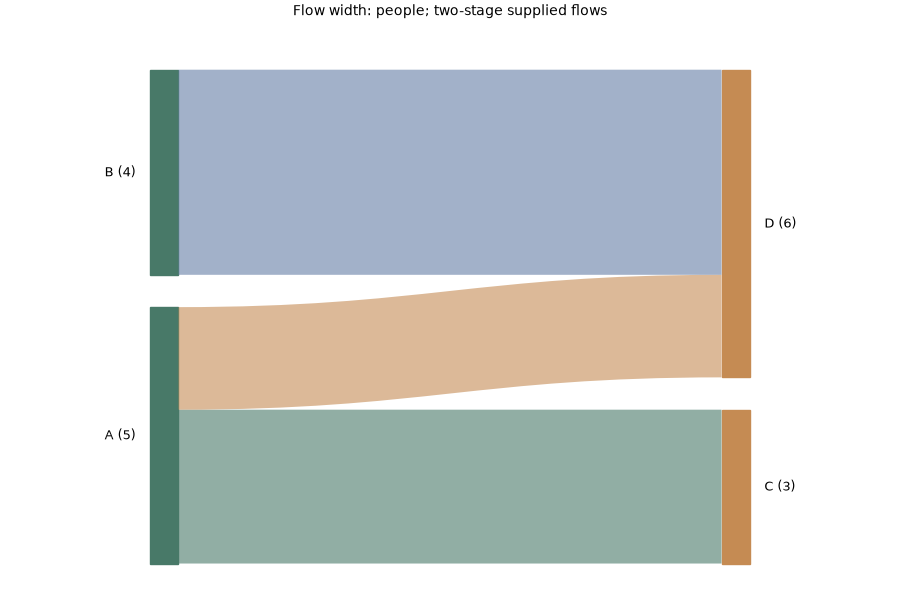

Write Python code to recreate this figure.
# Tuyan specialist vector renderer v1; immutable source data.
import json
d = json.loads("{\"type\":\"sankey\",\"rows\":[{\"source\":\"A\",\"target\":\"C\",\"value\":3},{\"source\":\"A\",\"target\":\"D\",\"value\":2},{\"source\":\"B\",\"target\":\"D\",\"value\":4}],\"units\":{\"value\":\"people\"},\"options\":{\"nodes\":[{\"id\":\"A\",\"stage\":0},{\"id\":\"B\",\"stage\":0},{\"id\":\"C\",\"stage\":1},{\"id\":\"D\",\"stage\":1}],\"layout\":\"bipartite\",\"flowSemantics\":\"Observed people moving once from origin to destination\"},\"analysis\":{\"description\":\"Synthetic teaching fixture; supplied quantities are not research findings.\"},\"pixels\":1024,\"plotStyle\":{\"width\":9,\"height\":6,\"fontSize\":11}}")

import math
from statistics import NormalDist
import numpy as np
import matplotlib
matplotlib.use('Agg')
import matplotlib.pyplot as plt
from matplotlib.patches import Circle, Rectangle, Polygon, PathPatch, Wedge, FancyArrowPatch
from matplotlib.path import Path
from matplotlib.textpath import TextPath
from matplotlib.font_manager import FontProperties
from matplotlib.transforms import Affine2D
from matplotlib.colors import BoundaryNorm, Normalize
from matplotlib.cm import ScalarMappable
r,kind,opt,unit=d['rows'],d['type'],d['options'],d['units']
plt.rcParams.update({'font.size':d['plotStyle']['fontSize'],'svg.fonttype':'none'})
fig,ax=plt.subplots(figsize=(d['plotStyle']['width'],d['plotStyle']['height']),layout='constrained')
fig.set_facecolor('white')
fig._tuyan_target_pixels=d['pixels']
colors=['#487968','#c58b53','#647da6','#a77592','#a5a659','#578eaa','#be7666']
computations={}
checks={}
def verify(name,actual,expected,tolerance=1e-9):
    error=float(abs(actual-expected))
    assert math.isfinite(error) and error<=tolerance*max(1,abs(expected)), name
    checks[name]={'actual':float(actual),'expected':float(expected),'absoluteError':error}
def note(text):
    ax.set_title(text,fontsize=10,pad=16)
def clean(value):
    if isinstance(value,dict):return {str(k):clean(v) for k,v in value.items()}
    if isinstance(value,(list,tuple,np.ndarray)):return [clean(v) for v in value]
    if isinstance(value,np.generic):return value.item()
    return value
def ribbon(x0,x1,y0,y1,height,color,alpha=.6):
    # Both vertical cross-sections have identical data-space thickness.
    dx=(x1-x0)*.45
    vertices=[(x0,y0),(x0+dx,y0),(x1-dx,y1),(x1,y1),(x1,y1+height),(x1-dx,y1+height),(x0+dx,y0+height),(x0,y0+height),(x0,y0)]
    codes=[Path.MOVETO,Path.CURVE4,Path.CURVE4,Path.CURVE4,Path.LINETO,Path.CURVE4,Path.CURVE4,Path.CURVE4,Path.CLOSEPOLY]
    artist=PathPatch(Path(vertices,codes),facecolor=color,edgecolor='none',alpha=alpha)
    ax.add_patch(artist)
    verify('ribbon_%d_width'%len(ax.patches),vertices[4][1]-vertices[3][1],height)
    return artist
if kind=='network':
    ids=[a['id'] for a in opt['nodes']];n=len(ids)
    positions={name:(math.cos(2*math.pi*i/n),math.sin(2*math.pi*i/n)) for i,name in enumerate(ids)}
    weighted='value' in r[0]
    scale=4/max(a['value'] for a in r) if weighted else 1
    for a in r:
        weight=a['value'] if weighted else 1
        artist=FancyArrowPatch(positions[a['source']],positions[a['target']],arrowstyle='-|>' if opt['directed'] else '-',mutation_scale=12,linewidth=weight*scale,color=colors[0],shrinkA=12,shrinkB=12)
        ax.add_patch(artist);verify('edge_%d_width'%len(ax.patches),artist.get_linewidth(),weight*scale)
        if weighted:
            p,q=positions[a['source']],positions[a['target']];ax.text((p[0]+q[0])/2,(p[1]+q[1])/2,str(weight),fontsize=8)
    points=np.array(list(positions.values()));artist=ax.scatter(points[:,0],points[:,1],s=250,c=colors[1],zorder=3)
    for a in opt['nodes']:
        x,y=positions[a['id']];ax.text(x*1.14,y*1.14,a.get('label',a['id']),ha='center',va='center',fontsize=9)
    degree={name:sum(a['source']==name or a['target']==name for a in r) for name in ids}
    verify('degree_sum',sum(degree.values()),2*len(r));verify('rendered_node_count',len(artist.get_offsets()),n)
    computations={'positions':positions,'degree':degree,'isolatedNodes':[k for k,v in degree.items() if v==0],'lineWidthPerWeight':scale}
    ax.set(xlim=(-1.4,1.4),ylim=(-1.4,1.4),aspect='equal');ax.axis('off');note('Circular layout; distances are not scientific distances'+ ('; weights: '+opt['weightUnit'] if weighted else ''))
elif kind=='euler':
    a,b=set(r[0]['members']),set(r[1]['members']);both=len(a&b);only_a=len(a-b);only_b=len(b-a)
    if a==b:
        locations=[(0,0,1),(0,0,1)];topology='equal';ax.text(0,0,str(both),ha='center');ax.text(0,1.15,r[0]['set']+' = '+r[1]['set'],ha='center')
    elif a.issubset(b) or b.issubset(a):
        small=0 if a.issubset(b) else 1;locations=[None,None];locations[small]=(-.25,0,.5);locations[1-small]=(0,0,1);topology='containment'
        ax.text(-.25,0,str(both),ha='center');ax.text(.65,0,str(only_b if small==0 else only_a),ha='center')
        ax.text(-.25,.6,r[small]['set'],ha='center');ax.text(0,1.15,r[1-small]['set'],ha='center')
    elif not both:
        locations=[(-1.1,0,1),(1.1,0,1)];topology='disjoint'
        for i,x in enumerate([-1.1,1.1]):ax.text(x,0,str([only_a,only_b][i]),ha='center');ax.text(x,1.15,r[i]['set'],ha='center')
    else:
        locations=[(-.6,0,1),(.6,0,1)];topology='overlap'
        for x,value in [(-1,only_a),(0,both),(1,only_b)]:ax.text(x,0,str(value),ha='center')
        for i,x in enumerate([-.8,.8]):ax.text(x,1.15,r[i]['set'],ha='center')
    for i,(x,y,radius) in sorted(enumerate(locations),key=lambda z:-z[1][2]):ax.add_patch(Circle((x,y),radius,facecolor=colors[i],edgecolor=colors[i],alpha=.25,linewidth=2))
    verify('union_count',only_a+both+only_b,len(a|b));computations={'intersection':both,'onlyA':only_a,'onlyB':only_b,'union':len(a|b),'topology':topology,'areaMode':'schematic'}
    ax.set(xlim=(-2.5,2.5),ylim=(-1.4,1.5),aspect='equal');ax.axis('off');note('Exact membership counts and topology; areas are schematic')
elif kind=='sankey':
    nodes=opt['nodes'];total=sum(a['value'] for a in r);gap=total*.07
    starts={};totals={};row_heights=[]
    for stage in [0,1]:
        offset=0
        for node in [n for n in nodes if n['stage']==stage]:
            name=node['id'];value=sum(a['value'] for a in r if a['source' if stage==0 else 'target']==name)
            starts[name]=offset;totals[name]=value
            rect=Rectangle((stage-.025,offset),.05,value,color=colors[stage]);ax.add_patch(rect)
            ax.text(stage+(-.05 if stage==0 else .05),offset+value/2,name+' ('+str(value)+')',ha='right' if stage==0 else 'left',va='center',fontsize=9)
            verify(name+'_node_height',rect.get_height(),value);offset+=value+gap
        row_heights.append(offset)
    used={name:0. for name in starts}
    for i,a in enumerate(r):
        s,t=a['source'],a['target'];ribbon(.025,.975,starts[s]+used[s],starts[t]+used[t],a['value'],colors[i%len(colors)]);used[s]+=a['value'];used[t]+=a['value']
    for name in used:verify(name+'_allocated_flow',used[name],totals[name])
    verify('both_column_total',sum(totals.values()),2*total);computations={'nodeTotals':totals,'totalFlow':total,'dataSpaceWidthPerValue':1}
    ax.set(xlim=(-.28,1.28),ylim=(-gap,max(row_heights)));ax.axis('off');note('Flow width: '+unit['value']+'; two-stage supplied flows')
elif kind=='chord':
    ids=opt['nodes'];totals={n:sum(a['value'] for a in r if n in [a['source'],a['target']]) for n in ids};total=sum(totals.values());gap=.04;scale=(2*math.pi-gap*len(ids))/total
    starts={};used={n:0. for n in ids};angle=0;arcs={}
    for i,n in enumerate(ids):
        starts[n]=angle;end=angle+totals[n]*scale;arcs[n]=[angle,end]
        ax.add_patch(Wedge((0,0),1,math.degrees(angle),math.degrees(end),width=.08,facecolor=colors[i%len(colors)]))
        mid=(angle+end)/2;ax.text(1.15*math.cos(mid),1.15*math.sin(mid),n,ha='center',va='center',fontsize=9);angle=end+gap
    spans=[]
    for i,a in enumerate(r):
        s,t,v=a['source'],a['target'],a['value'];a0=starts[s]+used[s]*scale;a1=a0+v*scale;b0=starts[t]+used[t]*scale;b1=b0+v*scale;used[s]+=v;used[t]+=v
        aa=np.linspace(a0,a1,12);bb=np.linspace(b0,b1,12);pa=np.column_stack([.91*np.cos(aa),.91*np.sin(aa)]);pb=np.column_stack([.91*np.cos(bb),.91*np.sin(bb)])
        verts=[*pa,(0,0),pb[0],*pb[1:],(0,0),pa[0]];codes=[Path.MOVETO]+[Path.LINETO]*(len(pa)-1)+[Path.CURVE3,Path.CURVE3]+[Path.LINETO]*(len(pb)-1)+[Path.CURVE3,Path.CURVE3]
        ax.add_patch(PathPatch(Path(verts,codes),facecolor=colors[ids.index(s)%len(colors)],alpha=.5,edgecolor='none'))
        verify('edge_%d_source_span'%i,a1-a0,v*scale);verify('edge_%d_target_span'%i,b1-b0,v*scale);spans.append([a0,a1,b0,b1])
    for n in ids:verify(n+'_incident_allocation',used[n],totals[n])
    computations={'incidentTotals':totals,'edgeSpansRadians':spans,'radiansPerValue':scale,'undirectedTotal':total/2}
    ax.set(xlim=(-1.4,1.4),ylim=(-1.4,1.4),aspect='equal');ax.axis('off');note('Undirected ribbons; endpoint angle proportional to '+unit['value'])
elif kind=='radar':
    ax.remove();ax=fig.add_subplot(111,projection='polar');axes=opt['axes'];angles=np.arange(len(axes))*2*math.pi/len(axes);closed=np.r_[angles,angles[0]];normalized={}
    groups=list(dict.fromkeys(a['group'] for a in r))
    for i,g in enumerate(groups):
        values=[next(a['value'] for a in r if a['group']==g and a['label']==b['id']) for b in axes];values=np.array([(v-b['min'])/(b['max']-b['min']) for v,b in zip(values,axes)]);normalized[g]=values
        line=ax.plot(closed,np.r_[values,values[0]],color=colors[i%len(colors)],label=g)[0];ax.fill(closed,np.r_[values,values[0]],color=colors[i%len(colors)],alpha=.1);verify(g+'_radius_error',np.max(np.abs(line.get_ydata()[:-1]-values)),0)
    ax.set_xticks(angles,[a['id']+'\n'+str(a['min'])+'–'+str(a['max'])+' '+a['unit'] for a in axes],fontsize=9);ax.set_ylim(0,1);ax.legend(loc='upper right',bbox_to_anchor=(1.3,1.15));note('Explicit per-axis normalization; polygon area is not a score');computations={'normalizedRadii':normalized}
elif kind=='qq':
    sample=np.sort([a['value'] for a in r]);p=(np.arange(len(sample))+.5)/len(sample)
    if opt['reference']=='normal':theoretical=np.array([NormalDist(opt['mean'],opt['sd']).inv_cdf(float(q)) for q in p])
    else:theoretical=np.quantile(opt['referenceValues'],p,method='linear')
    points=ax.scatter(theoretical,sample,c=colors[0]);limits=[min(theoretical.min(),sample.min()),max(theoretical.max(),sample.max())];ax.plot(limits,limits,'--',color='#999999',label='Identity (same units)');ax.legend(fontsize=8)
    verify('sample_order_error',np.max(np.abs(points.get_offsets()[:,1]-sample)),0);verify('quantile_order_violations',np.sum(np.diff(theoretical)<0),0)
    computations={'probabilities':p,'referenceQuantiles':theoretical,'sampleQuantiles':sample,'plottingPosition':'(i - 0.5) / n','parameterSource':'supplied; not fitted'}
    ax.set_xlabel('Reference quantile ('+unit['value']+')');ax.set_ylabel('Sample quantile ('+unit['value']+')');note('Q-Q comparison; no normality test or fitted parameters')
elif kind=='streamgraph':
    groups=list(dict.fromkeys(a['group'] for a in r));xs=sorted(set(a['x'] for a in r));values=np.array([[next(a['y'] for a in r if a['x']==x and a['group']==g) for x in xs] for g in groups]);total=values.sum(axis=0);baseline=-total/2;lower=baseline.copy()
    for i,g in enumerate(groups):
        upper=lower+values[i];ax.fill_between(xs,lower,upper,color=colors[i%len(colors)],label=g);verify(g+'_thickness_error',np.max(np.abs(upper-lower-values[i])),0);lower=upper
    verify('symmetric_baseline_error',np.max(np.abs(lower+baseline)),0);computations={'x':xs,'totalThickness':total,'baseline':baseline,'series':dict(zip(groups,values))};ax.set_xlabel(unit['x']);ax.set_ylabel('Thickness ('+unit['y']+'); centered baseline');ax.legend()
elif kind=='cumulative_incidence':
    groups=list(dict.fromkeys(a.get('group','Data') for a in r));results={};color_index=0
    for group in groups:
        rows=[a for a in r if a.get('group','Data')==group];times=sorted(set(a['time'] for a in rows));s=1.;cif=np.zeros(len(opt['causes']));xs=[0.];curves=[cif.copy()];risks=[];survival=[1.]
        buckets={t:{'events':np.zeros(len(opt['causes']),dtype=int),'censored':0} for t in times}
        for a in rows:
            if a['event']:buckets[a['time']]['events'][opt['causes'].index(a['cause'])]+=1
            else:buckets[a['time']]['censored']+=1
        risk=len(rows)
        for t in times:
            counts=buckets[t]['events'];censored=buckets[t]['censored'];before=s;cif=cif+before*counts/risk;s=before*(1-counts.sum()/risk);xs.append(t);curves.append(cif.copy());survival.append(s);risks.append({'time':t,'atRisk':risk,'eventsByCause':counts,'censored':censored})
            verify(group+'_mass_at_'+str(t),s+cif.sum(),1);risk-=int(counts.sum())+censored
        curves=np.array(curves)
        for j,c in enumerate(opt['causes']):
            line=ax.step(xs,curves[:,j],where='post',label=group+' / '+c,color=colors[color_index%len(colors)])[0];color_index+=1;verify(group+'_'+c+'_curve_error',np.max(np.abs(line.get_ydata()-curves[:,j])),0);verify(group+'_'+c+'_monotonic_violations',np.sum(np.diff(curves[:,j])< -1e-12),0)
        results[group]={'time':xs,'cif':dict(zip(opt['causes'],curves.T)),'eventFreeSurvival':survival,'riskSets':risks}
    computations={'estimator':'Aalen-Johansen, common time-zero entry, right censoring, simultaneous cause jumps','groups':results};ax.set_ylim(0,1.03);ax.set_xlabel(unit['time']);ax.set_ylabel('Cumulative incidence');ax.legend(fontsize=8);note('Aalen–Johansen competing risks; no CI estimated')
elif kind=='matrix_link_overlay':
    names=list(dict.fromkeys(a['row'] for a in r));n=len(names);matrix=np.array([[next(a['value'] for a in r if a['row']==y and a['column']==x) for x in names] for y in names]);mesh=ax.pcolormesh(np.arange(n+1)-.5,np.arange(n+1)-.5,matrix,cmap='viridis',shading='flat');fig.colorbar(mesh,ax=ax,label=unit['value'],shrink=.7)
    maxweight=max(abs(a['value']) for a in opt['links']);scale=4/maxweight
    for i,a in enumerate(opt['links']):
        y0,y1=names.index(a['source']),names.index(a['target']);x=-.65;control=-1-abs(y0-y1)*.3
        path=Path([(x,y0),(control,y0),(control,y1),(x,y1)],[Path.MOVETO,Path.CURVE4,Path.CURVE4,Path.CURVE4]);p=PathPatch(path,fill=False,linewidth=abs(a['value'])*scale,color=colors[i%len(colors)]);ax.add_patch(p);ax.text(control,(y0+y1)/2,str(a['value']),ha='right',fontsize=8);verify('link_%d_width'%i,p.get_linewidth(),abs(a['value'])*scale)
    verify('matrix_value_error',np.max(np.abs(np.asarray(mesh.get_array()).reshape(matrix.shape)-matrix)),0);computations={'matrix':matrix,'linkWidthPerAbsoluteValue':scale,'suppliedLinks':opt['links']}
    ax.set_xticks(range(n),names,rotation=30);ax.set_yticks(range(n),names);ax.set_xlim(-2-.3*n,n-.5);ax.set_ylim(n-.5,-.5);note(opt['matrixStatistic']+'\nLinks: '+opt['linkStatistic']+' ('+opt['linkUnit']+')')
elif kind=='parallel_coordinates':
    axes=opt['axes'];x=np.arange(len(axes));values=[]
    for i,a in enumerate(r):
        y=np.array([(a[b['id']]-b['min'])/(b['max']-b['min']) for b in axes]);values.append(y);line=ax.plot(x,y,color=colors[i%len(colors)],alpha=.65,label=a['id'] if len(r)<=12 else None)[0];verify(a['id']+'_normalized_error',np.max(np.abs(line.get_ydata()-y)),0)
    for i,b in enumerate(axes):
        ax.axvline(i,color='#cccccc',linewidth=.7,zorder=0)
        for v in np.linspace(b['min'],b['max'],5):ax.text(i+.02,(v-b['min'])/(b['max']-b['min']),format(v,'.3g'),fontsize=7,va='center')
    ax.set_xticks(x,[b['id']+'\n'+b['unit'] for b in axes]);ax.set_ylim(-.05,1.05);ax.set_yticks([])
    if len(r)<=12:ax.legend(fontsize=8,loc='upper left',bbox_to_anchor=(1,1))
    computations={'normalizedObservations':dict(zip([a['id'] for a in r],values))};note('Explicit axis ranges; each line is one observation')
elif kind in ['treemap','circle_packing']:
    nodes={a['id']:a for a in r};children={a['id']:[b['id'] for b in r if b['parent']==a['id']] for a in r};root=next(a['id'] for a in r if a['parent'] is None);leaves=[a['id'] for a in r if not children[a['id']]];geometries={}
    if kind=='treemap':
        def layout(name,x,y,w,h,depth):
            a=nodes[name];geometries[name]=[x,y,w,h];rect=Rectangle((x,y),w,h,facecolor=colors[leaves.index(name)%len(colors)] if name in leaves else 'none',edgecolor='white' if name in leaves else '#303d35',linewidth=1.5 if depth==0 else .7,zorder=1+depth);ax.add_patch(rect)
            verify(name+'_area_ratio',w*h,nodes[name]['value']/nodes[root]['value'])
            if not children[name]:ax.text(x+w/2,y+h/2,a['label']+'\n'+str(a['value']),ha='center',va='center',fontsize=9)
            else:
                offset=0
                for child in children[name]:
                    ratio=nodes[child]['value']/a['value']
                    if depth%2==0:layout(child,x+offset*w,y,w*ratio,h,depth+1)
                    else:layout(child,x,y+offset*h,w,h*ratio,depth+1)
                    offset+=ratio
                ax.add_patch(Rectangle((x,y),w,h,facecolor='none',edgecolor='#203d31',linewidth=1.5,zorder=30-depth))
                if depth>0:ax.text(x+.01*w,y+h-.025*h,a['label'],ha='left',va='top',fontsize=8,zorder=40,bbox={'facecolor':'white','edgecolor':'none','alpha':.75,'pad':1})
        layout(root,0,0,1,1,0);verify('leaf_area_sum',sum(geometries[n][2]*geometries[n][3] for n in leaves),1);ax.set(xlim=(-.02,1.02),ylim=(-.02,1.02),aspect='equal');note(nodes[root]['label']+'; slice-and-dice area proportional to '+unit['value'])
    else:
        radii={}
        def radius(name):
            radii[name]=sum(radius(c) for c in children[name]) if children[name] else math.sqrt(nodes[name]['value']/math.pi)
            return radii[name]
        radius(root)
        def layout(name,x,y,depth):
            rad=radii[name];geometries[name]=[x,y,rad];leaf=not children[name];circle=Circle((x,y),rad,facecolor=colors[leaves.index(name)%len(colors)] if leaf else 'none',edgecolor='#405648',alpha=.65 if leaf else 1,linewidth=1,zorder=depth+1);ax.add_patch(circle)
            if leaf:
                verify(name+'_leaf_area',math.pi*circle.get_radius()**2,nodes[name]['value']);ax.text(x,y,nodes[name]['label']+'\n'+str(nodes[name]['value']),ha='center',va='center',fontsize=8)
            if not leaf:ax.text(x,y+rad*.8,nodes[name]['label'],ha='center',va='center',fontsize=8,zorder=30)
            cursor=x-rad
            for child in children[name]:
                cr=radii[child];cx=cursor+cr;layout(child,cx,y,depth+1);verify(child+'_containment_excess',max(0,abs(cx-x)+cr-rad),0);cursor+=2*cr
        layout(root,0,0,0);lim=radii[root]*1.12;ax.set(xlim=(-lim,lim),ylim=(-lim,lim),aspect='equal');note('Leaf area proportional to '+unit['value']+'; parent area includes empty space')
    computations={'geometry':geometries,'rootTotal':nodes[root]['value'],'leafTotal':sum(nodes[n]['value'] for n in leaves),'algorithm':'slice-and-dice' if kind=='treemap' else 'tangent-row nested circles'};verify('leaf_total',computations['leafTotal'],computations['rootTotal']);ax.axis('off')
elif kind=='alluvial':
    stages=opt['stages'];ids=list(dict.fromkeys(a['id'] for a in r));paths={n:[next(a for a in r if a['id']==n and a['stage']==s) for s in stages] for n in ids};total=sum(paths[n][0]['value'] for n in ids);gap=total*.05;positions={};stage_totals={};max_y=0
    for j,stage in enumerate(stages):
        categories=list(dict.fromkeys(a['category'] for a in r if a['stage']==stage));offset=0;category_totals={}
        for category in categories:
            matching=[n for n in ids if paths[n][j]['category']==category];amount=sum(paths[n][j]['value'] for n in matching);category_totals[category]=amount;ax.add_patch(Rectangle((j-.025,offset),.05,amount,color='#506956',alpha=.8));ax.text(j,offset+amount/2,category,ha='center',va='center',fontsize=8,zorder=5,bbox={'facecolor':'white','alpha':.8,'edgecolor':'none','pad':1})
            for n in matching:positions[(n,j)]=offset;offset+=paths[n][j]['value']
            offset+=gap
        max_y=max(max_y,offset);stage_totals[stage]=category_totals;verify(stage+'_mass',sum(category_totals.values()),total)
    for i,n in enumerate(ids):
        for j in range(len(stages)-1):ribbon(j+.025,j+.975,positions[(n,j)],positions[(n,j+1)],paths[n][j]['value'],colors[i%len(colors)],.45)
    computations={'stageTotals':stage_totals,'cohortTotal':total,'pathValues':{n:paths[n][0]['value'] for n in ids}};ax.set_xticks(range(len(stages)),stages);ax.set_yticks([]);ax.set_xlim(-.3,len(stages)-.7);ax.set_ylim(-gap,max_y);note('Fixed cohort; ribbon width: '+unit['value'])
elif kind=='point_map':
    x=np.array([a['x'] for a in r]);y=np.array([a['y'] for a in r]);p=ax.scatter(x,y,color=colors[0],s=35)
    for a in r:ax.annotate(a['label'],(a['x'],a['y']),xytext=(4,4),textcoords='offset points',fontsize=8)
    dx=max(1,float(np.ptp(x))*.15);dy=max(1,float(np.ptp(y))*.15);ax.set_xlim(max(-180,x.min()-dx),min(180,x.max()+dx));ax.set_ylim(max(-90,y.min()-dy),min(90,y.max()+dy));ax.set_aspect('equal');ax.grid(alpha=.2);ax.set_xlabel('Longitude (degrees east)');ax.set_ylabel('Latitude (degrees north)');verify('coordinate_error',np.max(np.abs(p.get_offsets()-np.column_stack([x,y]))),0);computations={'coordinates':np.column_stack([x,y]),'projection':'Plate Carree; no equal-area or distance claim'};note('EPSG:4326 / Plate Carree; no external basemap')
elif kind=='choropleth':
    values={a['region']:a['value'] for a in r};cmap=plt.get_cmap('viridis',len(opt['boundaries'])-1);norm=BoundaryNorm(opt['boundaries'],cmap.N,clip=True);areas={};missing=[];allpoints=[]
    for a in opt['regions']:
        polygon=np.array(a['polygon']);allpoints.extend(polygon);value=values.get(a['id']);color='#d8d8d8' if value is None else cmap(norm(value));p=Polygon(polygon,closed=True,facecolor=color,edgecolor='white');ax.add_patch(p)
        x,y=polygon[:,0],polygon[:,1];area=abs(np.dot(x,np.roll(y,-1))-np.dot(y,np.roll(x,-1)))/2;areas[a['id']]=area;verify(a['id']+'_vertices',len(p.get_xy()),len(polygon)+(0 if np.array_equal(polygon[0],polygon[-1]) else 1));ax.text(float(np.mean(x)),float(np.mean(y)),a['id']+('\nMissing' if value is None else '\n'+str(value)),ha='center',fontsize=8)
        if value is None:missing.append(a['id'])
    pts=np.array(allpoints);ax.update_datalim(pts);ax.autoscale_view();ax.set_aspect('equal');ax.set_xlabel('Longitude (degrees east)');ax.set_ylabel('Latitude (degrees north)');fig.colorbar(ScalarMappable(norm=norm,cmap=cmap),ax=ax,boundaries=opt['boundaries'],label=unit['value'],shrink=.75);computations={'suppliedValues':values,'polygonAreasSquareDegrees':areas,'missingRegions':missing,'classBoundaries':opt['boundaries']};verify('region_count',len(ax.patches),len(opt['regions']));note('Plate Carree; grey = missing, supplied class boundaries')
elif kind=='enrichment':
    count=np.array([a['count'] for a in r]);background=np.array([a['background'] for a in r]);ratio=count/opt['inputSize'];fold=ratio/(background/opt['backgroundSize']);p=np.array([a['p'] for a in r]);score=-np.log10(p);sizes=count*20
    artist=ax.scatter(fold,np.arange(len(r)),s=sizes,c=score,cmap='viridis');ax.set_yticks(range(len(r)),[a['term'] for a in r]);ax.invert_yaxis();ax.set_xlabel('Fold enrichment: (count / input size) / (background / universe)');fig.colorbar(artist,ax=ax,label='-log10('+d['analysis']['pKind']+')');ax.axvline(1,color='#aaaaaa',linestyle='--');verify('fold_coordinate_error',np.max(np.abs(artist.get_offsets()[:,0]-fold)),0);verify('p_color_error',np.max(np.abs(artist.get_array()-score)),0);computations={'geneRatio':ratio,'foldEnrichment':fold,'suppliedP':p,'bubbleAreaPointsSquared':sizes,'bubbleAreaRule':'20 * count; zero counts explicitly marked with x'};note('Supplied test results; point area = 20 × count; x = zero count')
    for i,a in enumerate(r):
        if a['count']==0:ax.plot(0,i,marker='x',color='#444444')
elif kind=='gene_track':
    sequence_order=[a['id'] for a in opt['sequences']];ys=[];geometry=[]
    for i,a in enumerate(r):
        y=len(r)-1-i;ys.append(y);length=a['end']-a['start'];left=a['start'];right=a['end'];ax.plot([0,next(s['length'] for s in opt['sequences'] if s['id']==a['chrom'])],[y,y],color='#d0d3ce',linewidth=.8)
        head=min(length*.2,max(s['length'] for s in opt['sequences'])*.015)
        points=[(left,y-.18),(right-head,y-.18),(right,y),(right-head,y+.18),(left,y+.18)] if a['strand']=='+' else [(right,y-.18),(left+head,y-.18),(left,y),(left+head,y+.18),(right,y+.18)]
        p=Polygon(points,closed=True,color=colors[sequence_order.index(a['chrom'])%len(colors)]);ax.add_patch(p);verify('interval_%d_length'%i,max(p.get_xy()[:,0])-min(p.get_xy()[:,0]),length);geometry.append({'label':a['label'],'start':left,'end':right,'strand':a['strand'],'headCoordinate':right if a['strand']=='+' else left})
    ax.set_yticks(ys,[a['chrom']+' / '+a['label']+' ('+a['strand']+')' for a in r],fontsize=8);ax.set_ylim(-.6,len(r)-.4);ax.set_xlim(0,max(s['length'] for s in opt['sequences']));ax.set_xlabel('Genomic coordinate (bp; zero-based half-open)');computations={'intervals':geometry};note(opt['assembly']+'; whole-gene intervals, no inferred exons')
elif kind=='protein_domain':
    ys=[];geometry=[]
    for i,a in enumerate(r):
        length=next(s['length'] for s in opt['proteins'] if s['id']==a['protein']);y=len(r)-1-i;ys.append(y);ax.plot([.5,length+.5],[y,y],color='#aaaaaa',linewidth=2);width=a['end']-a['start']+1;p=Rectangle((a['start']-.5,y-.2),width,.4,color=colors[i%len(colors)]);ax.add_patch(p);verify('domain_%d_residues'%i,p.get_width(),width);geometry.append({'protein':a['protein'],'label':a['label'],'residues':width,'leftEdge':a['start']-.5,'rightEdge':a['end']+.5})
        ax.text((a['start']+a['end'])/2,y,a['label'],ha='center',va='center',fontsize=8,color='white')
    ax.set_yticks(ys,[a['protein']+' / '+a['evidence'] for a in r],fontsize=8);ax.set_ylim(-.6,len(r)-.4);ax.set_xlim(.5,max(s['length'] for s in opt['proteins'])+.5);ax.set_xlabel('Amino acid position (one-based inclusive)');computations={'domains':geometry};note(opt['database']+'; separate lanes preserve overlaps')
elif kind=='motif_logo':
    alphabet=opt['alphabet'];positions=sorted(set(a['position'] for a in r));frequencies=[];information=[];heights=[];font=FontProperties(family='DejaVu Sans',weight='bold')
    for pos in positions:
        values=np.array([next(a['value'] for a in r if a['position']==pos and a['symbol']==s) for s in alphabet]);freq=values/values.sum();entropy=-sum(p*math.log2(p) for p in freq if p>0);bits=max(0,math.log2(len(alphabet))-entropy);height=freq*(bits if opt['mode']=='information' else 1);frequencies.append(freq);information.append(bits);heights.append(height);bottom=0
        for j in np.argsort(height):
            h=float(height[j])
            if h<=1e-14:continue
            path=TextPath((0,0),alphabet[j],size=1,prop=font);box=path.get_extents();transform=Affine2D().translate(-box.x0,-box.y0).scale(.8/box.width,h/box.height).translate(pos-.4,bottom);glyph=transform.transform_path(path);patch=PathPatch(glyph,facecolor=colors[j%len(colors)],edgecolor='none');ax.add_patch(patch);verify('position_%d_%s_height'%(pos,alphabet[j]),glyph.get_extents().height,h);bottom+=h
        verify('position_%d_stack'%pos,bottom,bits if opt['mode']=='information' else 1)
    computations={'positions':positions,'frequencies':frequencies,'informationBits':information,'letterHeights':heights,'background':'uniform','smallSampleCorrection':'none'};ax.set_xlim(.4,max(positions)+.6);ax.set_ylim(0,(math.log2(len(alphabet)) if opt['mode']=='information' else 1)*1.03);ax.set_xticks(positions);ax.set_xlabel('Aligned position');ax.set_ylabel('Information (bits)' if opt['mode']=='information' else 'Frequency');note('Uniform background; no small-sample correction')
elif kind=='genome_circos':
    sequences=opt['sequences'];total=sum(s['length'] for s in sequences);gap=.06;scale=(2*math.pi-gap*len(sequences))/total;starts={};angle=0;spans={};norm=Normalize(*opt['valueRange']);cmap=plt.get_cmap('viridis')
    for i,s in enumerate(sequences):
        starts[s['id']]=angle;end=angle+s['length']*scale;spans[s['id']]=[angle,end];ax.add_patch(Wedge((0,0),1.05,math.degrees(angle),math.degrees(end),width=.06,facecolor=colors[i%len(colors)]));mid=(angle+end)/2;ax.text(1.18*math.cos(mid),1.18*math.sin(mid),s['id']+'\n'+str(s['length'])+' bp',ha='center',va='center',fontsize=8);verify(s['id']+'_sequence_angle',end-angle,s['length']*scale);angle=end+gap
    intervals=[]
    for i,a in enumerate(r):
        start=starts[a['chrom']]+a['start']*scale;end=starts[a['chrom']]+a['end']*scale;artist=Wedge((0,0),.95,math.degrees(start),math.degrees(end),width=.16,facecolor=cmap(norm(a['value'])));ax.add_patch(artist);verify('interval_%d_span'%i,math.radians(artist.theta2-artist.theta1),(a['end']-a['start'])*scale);intervals.append([start,end])
    for a in opt.get('links',[]):
        t0=starts[a['source']]+a['sourcePosition']*scale;t1=starts[a['target']]+a['targetPosition']*scale;p0=(.77*math.cos(t0),.77*math.sin(t0));p1=(.77*math.cos(t1),.77*math.sin(t1));ax.add_patch(PathPatch(Path([p0,(0,0),p1],[Path.MOVETO,Path.CURVE3,Path.CURVE3]),facecolor='none',edgecolor=colors[2],linewidth=1))
    ax.set(xlim=(-1.4,1.4),ylim=(-1.4,1.4),aspect='equal');ax.axis('off');fig.colorbar(ScalarMappable(norm=norm,cmap=cmap),ax=ax,label=unit['value'],shrink=.65);computations={'sequenceArcsRadians':spans,'radiansPerBase':scale,'intervalSpansRadians':intervals,'suppliedLinks':opt.get('links',[])};note(opt['assembly']+'; one supplied interval track')
elif kind=='synteny':
    for j,s in enumerate(opt['sequences']):ax.plot([0,s['length']],[1-j,1-j],color=colors[j],linewidth=5);ax.text(0,1-j+.09,s['id'],fontsize=9)
    geometry=[]
    for i,a in enumerate(r):
        b0,b1=(a['targetStart'],a['targetEnd']) if a['strand']=='+' else (a['targetEnd'],a['targetStart']);verts=[(a['start'],1),(a['end'],1),(b1,0),(b0,0)];ax.add_patch(Polygon(verts,closed=True,facecolor=colors[0] if a['strand']=='+' else colors[1],alpha=.4));verify('source_%d_width'%i,verts[1][0]-verts[0][0],a['end']-a['start']);verify('target_%d_width'%i,abs(verts[2][0]-verts[3][0]),a['targetEnd']-a['targetStart']);geometry.append(verts)
    ax.set_xlim(0,max(s['length'] for s in opt['sequences']));ax.set_ylim(-.15,1.25);ax.set_yticks([]);ax.set_xlabel('Sequence coordinate (bp; common scale, zero-based half-open)');computations={'ribbonVertices':geometry,'inversionCount':sum(a['strand']=='-' for a in r)};note('Supplied syntenic blocks; green = forward, amber = inversion')
elif kind=='phylogenetic':
    root=opt['root'];children={name:[] for name in set(a['source'] for a in r)|set(a['target'] for a in r)}
    for a in r:children[a['source']].append(a)
    positions={};tip_order=[]
    def tree_pos(name,x):
        if not children[name]:y=len(tip_order);tip_order.append(name)
        else:
            ys=[tree_pos(a['target'],x+a['length']) for a in children[name]];y=(min(ys)+max(ys))/2
        positions[name]=(x,y);return y
    tree_pos(root,0)
    for name,edges in children.items():
        if not edges:continue
        x,y=positions[name];child_ys=[positions[a['target']][1] for a in edges];ax.plot([x,x],[min(child_ys),max(child_ys)],color='#4b5f52')
        for a in edges:
            xx,yy=positions[a['target']];line=ax.plot([x,xx],[yy,yy],color=colors[0])[0];verify(a['target']+'_branch_length',line.get_xdata()[1]-line.get_xdata()[0],a['length'])
    for name in tip_order:
        x,y=positions[name];ax.annotate(name,(x,y),xytext=(5,0),textcoords='offset points',va='center',fontsize=9)
    xs=[p[0] for p in positions.values()];ax.set_xlim(-.02,max(xs)*1.2+.01);ax.set_ylim(-.7,len(tip_order)-.3);ax.set_yticks([]);ax.set_xlabel('Root distance ('+opt['branchLengthUnit']+')');computations={'nodePositions':positions,'tipOrder':tip_order,'root':root,'branchLengthSource':'supplied'};note('Supplied rooted phylogeny; no topology or support inference')
elif kind=='dendrogram':
    n=len(r)
    if opt['input']=='linkage':z=np.array(opt['linkage'],dtype=float)
    else:
        values=np.array([[a[f] for f in opt['dimensions']] for a in r]);distances=np.sqrt(np.sum((values[:,None,:]-values[None,:,:])**2,axis=2));active={i:[i] for i in range(n)};merges=[]
        for step in range(n-1):
            pairs=[];keys=sorted(active)
            for ii,a in enumerate(keys):
                for b in keys[ii+1:]:
                    ds=distances[np.ix_(active[a],active[b])];distance=float(ds.min() if opt['method']=='single' else ds.max() if opt['method']=='complete' else ds.mean());pairs.append((distance,a,b))
            height,a,b=min(pairs);members=active.pop(a)+active.pop(b);merges.append([a,b,height,len(members)]);active[n+step]=members
        z=np.array(merges)
    positions={};leaf_order=[]
    def dendro_pos(index):
        if index<n:
            x=len(leaf_order);leaf_order.append(index);positions[index]=(x,0.);return x
        a,b,height,count=z[index-n];x0=dendro_pos(int(a));x1=dendro_pos(int(b));positions[index]=((x0+x1)/2,float(height));return (x0+x1)/2
    dendro_pos(2*n-2)
    for i,(a,b,height,count) in enumerate(z):
        x0,y0=positions[int(a)];x1,y1=positions[int(b)];line=ax.plot([x0,x0,x1,x1],[y0,height,height,y1],color=colors[0])[0];verify('merge_%d_height'%i,line.get_ydata()[1],height)
    verify('root_membership_count',z[-1,3],n);verify('monotonic_height_violations',np.sum(np.diff(z[:,2])< -1e-12),0);ax.set_xticks(range(n),[r[i]['id'] for i in leaf_order],rotation=45 if n>10 else 0);ax.set_ylabel('Euclidean linkage distance ('+opt['method']+'; '+(unit[opt['dimensions'][0]] if opt['input']=='observations' else unit['distance'])+')');computations={'linkage':z,'leafOrder':[r[i]['id'] for i in leaf_order],'inputMode':opt['input'],'method':opt['method'],'preprocessing':'none'};note('Supplied linkage' if opt['input']=='linkage' else 'Calculated agglomeration; Euclidean / '+opt['method']+' / no preprocessing')
for spine in ['top','right']:
    if spine in ax.spines:ax.spines[spine].set_visible(False)
for collection in fig.findobj(matplotlib.collections.Collection):collection.set_rasterized(False)
verify('source_row_count',len(r),len(d['rows']))
assert len(checks)>1, 'Each specialist must have a substantive numerical or geometric check'
fig._tuyan_validation=clean({'typeId':kind,'computations':computations,'checks':checks,'analysis':d['analysis'],'suppliedFields':{'rowFields':list(dict.fromkeys(k for row in r for k in row)),'options':opt},'dataSourcePolicy':'Input provenance is supplied; numerical checks do not certify source truth.'})
json.dumps(fig._tuyan_validation,allow_nan=False)
